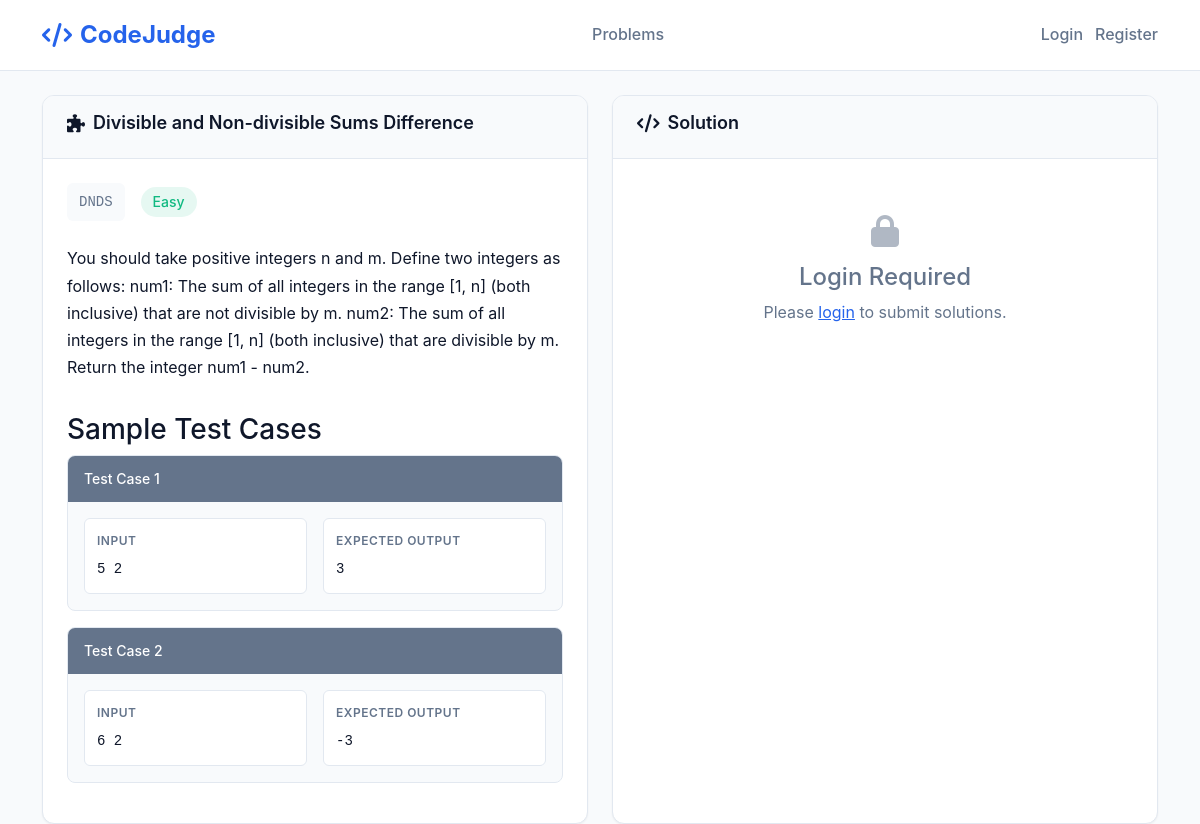
The app's page /problems/problem/DNDS/ with its own data.
### core/models.py (models this page shows, shortened)
class Problem(models.Model):
    DIFFICULTY = (('E','Easy'),('M','Medium'),('H','Hard'))
    name = models.CharField(max_length=100)
    short_code = models.CharField(max_length=40,unique=True)
    statement = models.TextField()
    difficulty = models.CharField(max_length=1,choices=DIFFICULTY)

class TestCase(models.Model):
    problem = models.ForeignKey(Problem, on_delete=models.CASCADE, related_name='testcases')
    input = models.TextField()
    output = models.TextField()
    is_hidden = models.BooleanField(default=False)  # Add this field
    order = models.IntegerField(default=0)  # For ordering test cases
    class Meta:
        ordering = ['order']

### core/views.py (the view, shortened to what this page needs)
# urls.py: path('problem/<str:short_code>/', views.problem_detail, name='problem_detail'),
def problem_detail(request, short_code):
    try:
        problem = get_object_or_404(Problem, short_code=short_code)
    except Problem.DoesNotExist:
        messages.error(request, f'Problem with code "{short_code}" not found.')
        return redirect('core:problems_list')
    visible_testcases = problem.testcases.filter(is_hidden=False)
    user_submissions = []
    if request.user.is_authenticated:
        user_submissions = Submission.objects.filter(
            problem=problem,
            user=request.user
        ).order_by('-submitted')[:10]  # Last 10 submissions
    user_progress = get_user_progress(request.user)
    all_problems = Problem.objects.all()
    context = {
        'problem': problem,
        'testcases': visible_testcases,
        'user_submissions': user_submissions,
        'user_progress': user_progress,
        'problems': all_problems,  # For the dashboard section
        'easy_count': Problem.objects.filter(difficulty='E').count(),
        'medium_count': Problem.objects.filter(difficulty='M').count(),
        'hard_count': Problem.objects.filter(difficulty='H').count(),
    }
    return render(request, 'problem_detail.html', context)

### core/templates/problem_detail.html (shortened to what this page needs)
{% load static %}
<!DOCTYPE html>
<html lang="en">
<head>
    <link href="https://cdn.jsdelivr.net/npm/bootstrap@5.3.0/dist/css/bootstrap.min.css" rel="stylesheet">
    <link href="https://cdnjs.cloudflare.com/ajax/libs/font-awesome/6.0.0/css/all.min.css" rel="stylesheet">
    <link rel="stylesheet" href="https://cdnjs.cloudflare.com/ajax/libs/codemirror/5.65.2/codemirror.min.css">
    <link rel="stylesheet" href="https://cdnjs.cloudflare.com/ajax/libs/codemirror/5.65.2/theme/monokai.min.css">
</head>
<body>
    <header class="header">
        <div class="container">
            <div class="header-content">
                <a href="{% url 'core:problems_list' %}" class="logo">
                    <i class="fas fa-code"></i>
                    CodeJudge
                </a>
                <nav class="nav-links">
                    <a href="{% url 'core:problems_list' %}" class="nav-link">Problems</a>
                </nav>
                <div class="user-profile">
                    {% if user.is_authenticated %}
                    <div class="user-avatar">{{ user.username|first|upper }}</div>
                    <span>{{ user.username }}</span>
                    <div class="dropdown">
                        <button class="btn btn-sm" type="button" data-bs-toggle="dropdown">
                            <i class="fas fa-chevron-down"></i>
                        </button>
                        <ul class="dropdown-menu">
                            <li><a class="dropdown-item" href="{% url 'core:submissions_list' %}">Profile</a></li>
                            <li><a class="dropdown-item" href="{% url 'authentication:logout-user' %}">Logout</a></li>
                        </ul>
                    </div>
                    {% else %}
                    <a href="{% url 'authentication:login-user' %}" class="nav-link">Login</a>
                    <a href="{% url 'authentication:register-user' %}" class="nav-link">Register</a>
                    {% endif %}
                </div>
            </div>
        </div>
    </header>
    <div class="container">
        <div class="problem-layout">
            <div class="problem-panel">
                <div class="panel-header">
                    <h2 class="panel-title">
                        <i class="fas fa-puzzle-piece"></i>
                        {{ problem.name }}
                    </h2>
                </div>
                <div class="panel-content">
                    <div class="problem-meta">
                        <div class="problem-code">{{ problem.short_code }}</div>
                        {% if problem.difficulty == 'E' %}
                            <span class="difficulty-badge easy">Easy</span>
                        {% elif problem.difficulty == 'M' %}
                            <span class="difficulty-badge medium">Medium</span>
                        {% else %}
                            <span class="difficulty-badge hard">Hard</span>
                        {% endif %}
                    </div>
                    <div class="problem-statement">
                        {{ problem.statement|safe }}
                    </div>
                    {% if testcases %}
                    <div class="test-cases">
                        <h3>Sample Test Cases</h3>
                        {% for testcase in testcases %}
                        <div class="test-case">
                            <div class="test-case-header">
                                Test Case {{ forloop.counter }}
                            </div>
                            <div class="test-case-content">
                                <div class="test-case-row">
                                    <div class="test-input">
                                        <div class="test-label">Input</div>
                                        <div class="test-data">{{ testcase.input|default:"No input" }}</div>
                                    </div>
                                    <div class="test-output">
                                        <div class="test-label">Expected Output</div>
                                        <div class="test-data">{{ testcase.output|default:"No output" }}</div>
                                    </div>
                                </div>
                            </div>
                        </div>
                        {% endfor %}
                    </div>
                    {% endif %}
                </div>
            </div>
            <div class="solution-panel">
                <div class="panel-header">
                    <h3 class="panel-title">
                        <i class="fas fa-code"></i>
                        Solution
                    </h3>
                </div>
                <div class="panel-content">
                    {% if user.is_authenticated %}
                    <form method="post" action="{% url 'core:problem_detail' problem.short_code %}">
                        {% csrf_token %}
                        <div class="language-selector">
                            <label for="language" class="test-label">Programming Language</label>
                            <select name="language" id="language" class="language-select">
                                <option value="python">Python 3</option>
                                <option value="cpp">C++</option>
                                <option value="c">C</option>
                            </select>
                        </div>
                        <div class="code-editor-container">
                            <textarea name="solution_code" id="code-editor" required>
# Write your solution here
def solve():
    pass
solve()
</textarea>
                        </div>
                        <div class="submit-section">
                            <button type="submit" name="action" value="submit" class="btn-submit">
                                <i class="fas fa-paper-plane"></i> Submit Solution
                            </button>
                            <button type="submit" name="action" value="test" class="btn-test">
                                <i class="fas fa-play"></i> Test Code
                            </button>
                        </div>
                    </form>
                    {% if user_submissions %}
                    <div style="margin-top: 2rem;">
                        <h4 style="margin-bottom: 1rem; color: var(--text-primary);">
                            <i class="fas fa-history"></i> Your Submissions
                        </h4>
                        <div style="overflow-x: auto;">
                            <table class="submissions-table">
                                <thead>
                                    <tr>
                                        <th>Time</th>
                                        <th>Language</th>
                                        <th>Status</th>
                                        <th>Actions</th>
                                    </tr>
                                </thead>
                                <tbody>
                                    {% for submission in user_submissions %}
                                    <tr class="submission-row">
                                        <td>{{ submission.submitted|date:"M d, H:i" }}</td>
                                        <td>{{ submission.get_language_display }}</td>
                                        <td>
                                            {% if submission.verdict == 'AC' %}
                                                <span class="status-accepted">âœ" Accepted</span>
                                            {% elif submission.verdict == 'WA' %}
                                                <span class="status-rejected">âœ— Wrong Answer</span>
                                            {% elif submission.verdict == 'TLE' %}
                                                <span class="status-rejected">â° Time Limit</span>
                                            {% elif submission.verdict == 'RE' %}
                                                <span class="status-rejected">ðŸ'¥ Runtime Error</span>
                                            {% elif submission.verdict == 'CE' %}
                                                <span class="status-rejected">âš ï¸ Compilation Error</span>
                                            {% else %}
                                                <span class="status-pending">â³ {{ submission.get_verdict_display }}</span>
                                            {% endif %}
                                        </td>
                                        <td>
                                            <button class="ai-review-btn-small" data-submission-id="{{ submission.id }}">
                                                <i class="fas fa-robot"></i> AI Review
                                            </button>
                                        </td>
                                    </tr>
                                    {% endfor %}
                                </tbody>
                            </table>
                        </div>
                    </div>
                    {% endif %}
                    {% else %}
                    <div style="text-align: center; padding: 2rem; color: var(--text-secondary);">
                        <i class="fas fa-lock" style="font-size: 2rem; margin-bottom: 1rem; opacity: 0.5;"></i>
                        <h4>Login Required</h4>
                        <p>Please <a href="{% url 'authentication:login-user' %}" style="color: var(--primary-color);">login</a> to submit solutions.</p>
                    </div>
                    {% endif %}
                </div>
            </div>
        </div>
    </div>
</body>
</html>

### core/templates/problem_detail.html (style rules this page uses)
* { margin: 0; padding: 0; box-sizing: border-box; }
:root { --primary-color: #2563eb; --secondary-color: #64748b; --success-color: #10b981; --warning-color: #f59e0b; --danger-color: #ef4444; --bg-color: #f8fafc; --card-bg: #ffffff; --border-color: #e2e8f0; --text-primary: #0f172a; --text-secondary: #64748b; --shadow-sm: 0 1px 2px 0 rgba(0, 0, 0, 0.05); --shadow: 0 1px 3px 0 rgba(0, 0, 0, 0.1), 0 1px 2px -1px rgba(0, 0, 0, 0.1); --shadow-lg: 0 10px 15px -3px rgba(0, 0, 0, 0.1), 0 4px 6px -4px rgba(0, 0, 0, 0.1); }
body { background-color: var(--bg-color); font-family: 'Inter', -apple-system, BlinkMacSystemFont, sans-serif; color: var(--text-primary); line-height: 1.6; }
.header { background: var(--card-bg); border-bottom: 1px solid var(--border-color); padding: 1rem 0; position: sticky; top: 0; z-index: 100; }
.header-content { display: flex; align-items: center; justify-content: space-between; }
.logo { display: flex; align-items: center; font-size: 1.5rem; font-weight: 700; color: var(--primary-color); text-decoration: none; }
.logo i { margin-right: 0.5rem; }
.nav-links { display: flex; align-items: center; gap: 2rem; }
.nav-link { color: var(--text-secondary); text-decoration: none; font-weight: 500; transition: color 0.2s; }
.user-profile { display: flex; align-items: center; gap: 0.75rem; }
.problem-layout { display: grid; grid-template-columns: 1fr 1fr; gap: 1.5rem; margin-top: 1.5rem; }
.problem-panel, .solution-panel { background: var(--card-bg); border: 1px solid var(--border-color); border-radius: 12px; overflow: hidden; box-shadow: var(--shadow-sm); }
.panel-header { background: var(--bg-color); padding: 1rem 1.5rem; border-bottom: 1px solid var(--border-color); display: flex; align-items: center; justify-content: space-between; }
.panel-title { font-size: 1.125rem; font-weight: 600; color: var(--text-primary); display: flex; align-items: center; gap: 0.5rem; }
.panel-content { padding: 1.5rem; }
.problem-meta { display: flex; align-items: center; gap: 1rem; margin-bottom: 1.5rem; }
.problem-code { background: var(--bg-color); padding: 0.5rem 0.75rem; border-radius: 6px; font-family: 'Monaco', 'Menlo', monospace; font-size: 0.875rem; color: var(--text-secondary); }
.difficulty-badge { padding: 0.25rem 0.75rem; border-radius: 20px; font-size: 0.875rem; font-weight: 500; }
.difficulty-badge.easy { background: rgba(16, 185, 129, 0.1); color: var(--success-color); }
.problem-statement { line-height: 1.7; color: var(--text-primary); }
.test-cases { margin-top: 2rem; }
.test-case { background: var(--bg-color); border: 1px solid var(--border-color); border-radius: 8px; margin-bottom: 1rem; overflow: hidden; }
.test-case-header { background: var(--secondary-color); color: white; padding: 0.75rem 1rem; font-weight: 500; font-size: 0.875rem; }
.test-case-content { padding: 1rem; }
.test-case-row { display: grid; grid-template-columns: 1fr 1fr; gap: 1rem; }
.test-input, .test-output { background: var(--card-bg); border: 1px solid var(--border-color); border-radius: 6px; padding: 0.75rem; }
.test-label { font-size: 0.75rem; font-weight: 600; color: var(--text-secondary); margin-bottom: 0.5rem; text-transform: uppercase; letter-spacing: 0.5px; }
.test-data { font-family: 'Monaco', 'Menlo', monospace; font-size: 0.875rem; white-space: pre-wrap; color: var(--text-primary); }

### records on screen
Problem: name "Divisible and Non-divisible Sums Difference", short_code "DNDS", statement "You should take positive integers n and m. Define two integers as follows: num1: The sum of all integers in the range [1, n] (both inclusive) that are not divisible by m. num2: The sum of all integers in the range [1, n] (both inclusive) that are divisible by m. Return the integer num1 - num2."
TestCase: input "5 2", output "3"
TestCase: input "6 2", output "-3"
